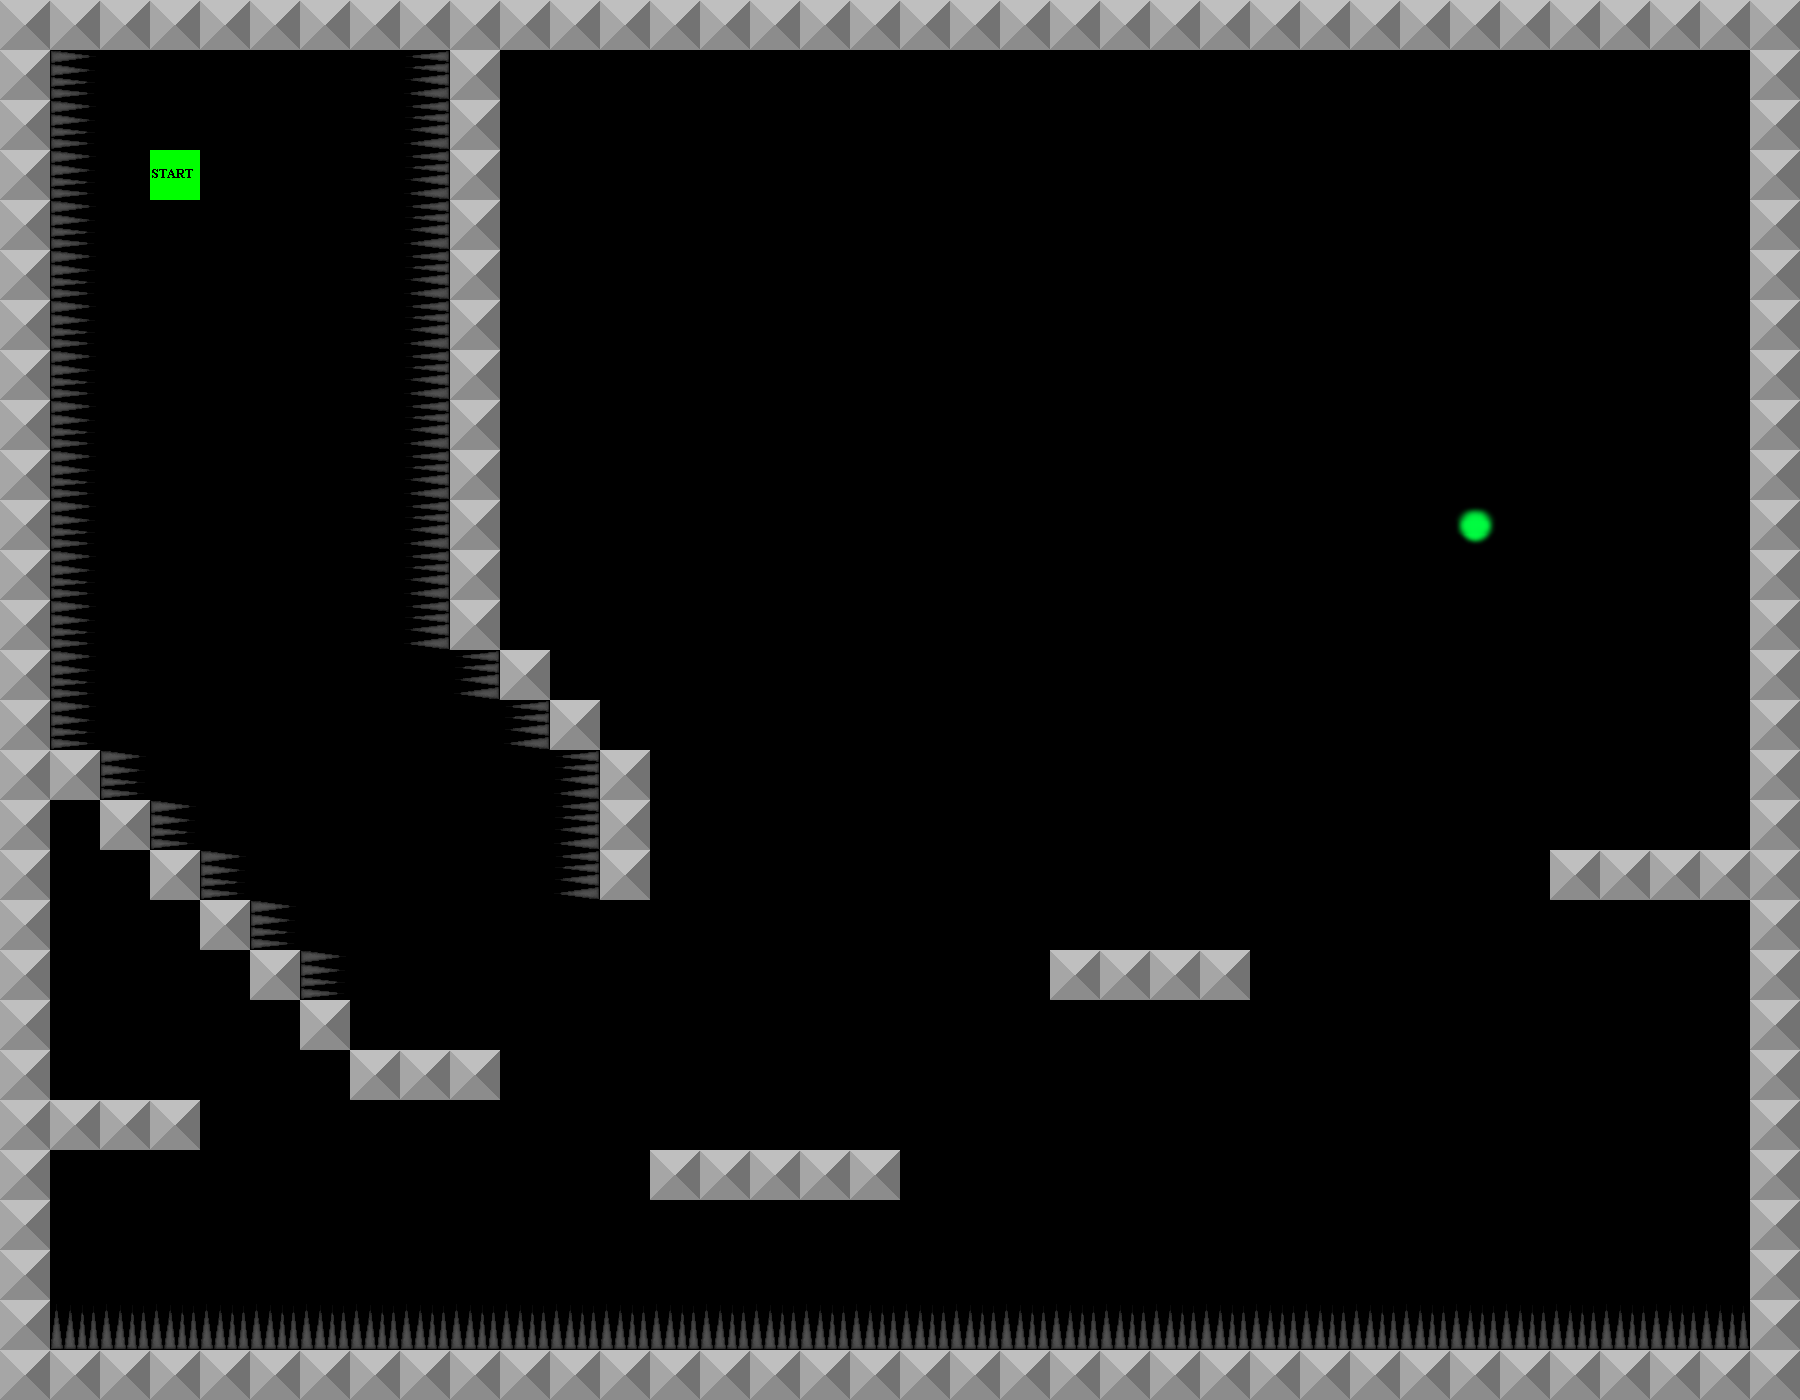

The image is a tile-based game level rendered from a .tmx file. Its description and complete source (layers, tilesets, objects, tile grids) follow:
An orthogonal 36x28 tile map with 50x50 px tiles, 3 tile layers (Collision, Border, Start), 4 tilesets.

<map version="1.0" orientation="orthogonal" renderorder="right-down" width="36" height="28" tilewidth="50" tileheight="50">
 <tileset firstgid="1" name="Metal" tilewidth="50" tileheight="50">
  <image source="metal.png" trans="ff0004" width="50" height="50" />
  <tile id="0">
   <properties>
    <property name="collide" value="" />
   </properties>
  </tile>
 </tileset>
 <tileset firstgid="2" name="spikes" tilewidth="50" tileheight="50">
  <image source="spikes_matrix.png" trans="ff0004" width="200" height="50" />
  <tile id="0">
   <properties>
    <property name="deadly" value="" />
   </properties>
  </tile>
  <tile id="1">
   <properties>
    <property name="deadly" value="" />
   </properties>
  </tile>
  <tile id="2">
   <properties>
    <property name="deadly" value="" />
   </properties>
  </tile>
  <tile id="3">
   <properties>
    <property name="deadly" value="" />
   </properties>
  </tile>
 </tileset>
 <tileset firstgid="6" name="end" tilewidth="50" tileheight="50">
  <image source="end.png" trans="ff0004" width="50" height="50" />
  <tile id="0">
   <properties>
    <property name="end" value="" />
   </properties>
  </tile>
 </tileset>
 <tileset firstgid="7" name="start" tilewidth="50" tileheight="50">
  <image source="start.png" trans="ff0004" width="50" height="50" />
  <tile id="0">
   <properties>
    <property name="start" value="" />
   </properties>
  </tile>
 </tileset>
 <layer name="Collision" width="36" height="28">
  <data encoding="csv">
0,0,0,0,0,0,0,0,0,0,0,0,0,0,0,0,0,0,0,0,0,0,0,0,0,0,0,0,0,0,0,0,0,0,0,0,
0,5,0,0,0,0,0,0,4,1,0,0,0,0,0,0,0,0,0,0,0,0,0,0,0,0,0,0,0,0,0,0,0,0,0,0,
0,5,0,0,0,0,0,0,4,1,0,0,0,0,0,0,0,0,0,0,0,0,0,0,0,0,0,0,0,0,0,0,0,0,0,0,
0,5,0,0,0,0,0,0,4,1,0,0,0,0,0,0,0,0,0,0,0,0,0,0,0,0,0,0,0,0,0,0,0,0,0,0,
0,5,0,0,0,0,0,0,4,1,0,0,0,0,0,0,0,0,0,0,0,0,0,0,0,0,0,0,0,0,0,0,0,0,0,0,
0,5,0,0,0,0,0,0,4,1,0,0,0,0,0,0,0,0,0,0,0,0,0,0,0,0,0,0,0,0,0,0,0,0,0,0,
0,5,0,0,0,0,0,0,4,1,0,0,0,0,0,0,0,0,0,0,0,0,0,0,0,0,0,0,0,0,0,0,0,0,0,0,
0,5,0,0,0,0,0,0,4,1,0,0,0,0,0,0,0,0,0,0,0,0,0,0,0,0,0,0,0,0,0,0,0,0,0,0,
0,5,0,0,0,0,0,0,4,1,0,0,0,0,0,0,0,0,0,0,0,0,0,0,0,0,0,0,0,0,0,0,0,0,0,0,
0,5,0,0,0,0,0,0,4,1,0,0,0,0,0,0,0,0,0,0,0,0,0,0,0,0,0,0,0,0,0,0,0,0,0,0,
0,5,0,0,0,0,0,0,4,1,0,0,0,0,0,0,0,0,0,0,0,0,0,0,0,0,0,0,0,6,0,0,0,0,0,0,
0,5,0,0,0,0,0,0,4,1,0,0,0,0,0,0,0,0,0,0,0,0,0,0,0,0,0,0,0,0,0,0,0,0,0,0,
0,5,0,0,0,0,0,0,4,1,0,0,0,0,0,0,0,0,0,0,0,0,0,0,0,0,0,0,0,0,0,0,0,0,0,0,
0,5,0,0,0,0,0,0,0,4,1,0,0,0,0,0,0,0,0,0,0,0,0,0,0,0,0,0,0,0,0,0,0,0,0,0,
0,5,0,0,0,0,0,0,0,0,4,1,0,0,0,0,0,0,0,0,0,0,0,0,0,0,0,0,0,0,0,0,0,0,0,0,
0,1,5,0,0,0,0,0,0,0,0,4,1,0,0,0,0,0,0,0,0,0,0,0,0,0,0,0,0,0,0,0,0,0,0,0,
0,0,1,5,0,0,0,0,0,0,0,4,1,0,0,0,0,0,0,0,0,0,0,0,0,0,0,0,0,0,0,0,0,0,0,0,
0,0,0,1,5,0,0,0,0,0,0,4,1,0,0,0,0,0,0,0,0,0,0,0,0,0,0,0,0,0,0,1,1,1,1,0,
0,0,0,0,1,5,0,0,0,0,0,0,0,0,0,0,0,0,0,0,0,0,0,0,0,0,0,0,0,0,0,0,0,0,0,0,
0,0,0,0,0,1,5,0,0,0,0,0,0,0,0,0,0,0,0,0,0,1,1,1,1,0,0,0,0,0,0,0,0,0,0,0,
0,0,0,0,0,0,1,0,0,0,0,0,0,0,0,0,0,0,0,0,0,0,0,0,0,0,0,0,0,0,0,0,0,0,0,0,
0,0,0,0,0,0,0,1,1,1,0,0,0,0,0,0,0,0,0,0,0,0,0,0,0,0,0,0,0,0,0,0,0,0,0,0,
0,1,1,1,0,0,0,0,0,0,0,0,0,0,0,0,0,0,0,0,0,0,0,0,0,0,0,0,0,0,0,0,0,0,0,0,
0,0,0,0,0,0,0,0,0,0,0,0,0,1,1,1,1,1,0,0,0,0,0,0,0,0,0,0,0,0,0,0,0,0,0,0,
0,0,0,0,0,0,0,0,0,0,0,0,0,0,0,0,0,0,0,0,0,0,0,0,0,0,0,0,0,0,0,0,0,0,0,0,
0,0,0,0,0,0,0,0,0,0,0,0,0,0,0,0,0,0,0,0,0,0,0,0,0,0,0,0,0,0,0,0,0,0,0,0,
0,2,2,2,2,2,2,2,2,2,2,2,2,2,2,2,2,2,2,2,2,2,2,2,2,2,2,2,2,2,2,2,2,2,2,0,
0,0,0,0,0,0,0,0,0,0,0,0,0,0,0,0,0,0,0,0,0,0,0,0,0,0,0,0,0,0,0,0,0,0,0,0
</data>
 </layer>
 <layer name="Border" width="36" height="28">
  <data encoding="csv">
1,1,1,1,1,1,1,1,1,1,1,1,1,1,1,1,1,1,1,1,1,1,1,1,1,1,1,1,1,1,1,1,1,1,1,1,
1,0,0,0,0,0,0,0,0,0,0,0,0,0,0,0,0,0,0,0,0,0,0,0,0,0,0,0,0,0,0,0,0,0,0,1,
1,0,0,0,0,0,0,0,0,0,0,0,0,0,0,0,0,0,0,0,0,0,0,0,0,0,0,0,0,0,0,0,0,0,0,1,
1,0,0,0,0,0,0,0,0,0,0,0,0,0,0,0,0,0,0,0,0,0,0,0,0,0,0,0,0,0,0,0,0,0,0,1,
1,0,0,0,0,0,0,0,0,0,0,0,0,0,0,0,0,0,0,0,0,0,0,0,0,0,0,0,0,0,0,0,0,0,0,1,
1,0,0,0,0,0,0,0,0,0,0,0,0,0,0,0,0,0,0,0,0,0,0,0,0,0,0,0,0,0,0,0,0,0,0,1,
1,0,0,0,0,0,0,0,0,0,0,0,0,0,0,0,0,0,0,0,0,0,0,0,0,0,0,0,0,0,0,0,0,0,0,1,
1,0,0,0,0,0,0,0,0,0,0,0,0,0,0,0,0,0,0,0,0,0,0,0,0,0,0,0,0,0,0,0,0,0,0,1,
1,0,0,0,0,0,0,0,0,0,0,0,0,0,0,0,0,0,0,0,0,0,0,0,0,0,0,0,0,0,0,0,0,0,0,1,
1,0,0,0,0,0,0,0,0,0,0,0,0,0,0,0,0,0,0,0,0,0,0,0,0,0,0,0,0,0,0,0,0,0,0,1,
1,0,0,0,0,0,0,0,0,0,0,0,0,0,0,0,0,0,0,0,0,0,0,0,0,0,0,0,0,0,0,0,0,0,0,1,
1,0,0,0,0,0,0,0,0,0,0,0,0,0,0,0,0,0,0,0,0,0,0,0,0,0,0,0,0,0,0,0,0,0,0,1,
1,0,0,0,0,0,0,0,0,0,0,0,0,0,0,0,0,0,0,0,0,0,0,0,0,0,0,0,0,0,0,0,0,0,0,1,
1,0,0,0,0,0,0,0,0,0,0,0,0,0,0,0,0,0,0,0,0,0,0,0,0,0,0,0,0,0,0,0,0,0,0,1,
1,0,0,0,0,0,0,0,0,0,0,0,0,0,0,0,0,0,0,0,0,0,0,0,0,0,0,0,0,0,0,0,0,0,0,1,
1,0,0,0,0,0,0,0,0,0,0,0,0,0,0,0,0,0,0,0,0,0,0,0,0,0,0,0,0,0,0,0,0,0,0,1,
1,0,0,0,0,0,0,0,0,0,0,0,0,0,0,0,0,0,0,0,0,0,0,0,0,0,0,0,0,0,0,0,0,0,0,1,
1,0,0,0,0,0,0,0,0,0,0,0,0,0,0,0,0,0,0,0,0,0,0,0,0,0,0,0,0,0,0,0,0,0,0,1,
1,0,0,0,0,0,0,0,0,0,0,0,0,0,0,0,0,0,0,0,0,0,0,0,0,0,0,0,0,0,0,0,0,0,0,1,
1,0,0,0,0,0,0,0,0,0,0,0,0,0,0,0,0,0,0,0,0,0,0,0,0,0,0,0,0,0,0,0,0,0,0,1,
1,0,0,0,0,0,0,0,0,0,0,0,0,0,0,0,0,0,0,0,0,0,0,0,0,0,0,0,0,0,0,0,0,0,0,1,
1,0,0,0,0,0,0,0,0,0,0,0,0,0,0,0,0,0,0,0,0,0,0,0,0,0,0,0,0,0,0,0,0,0,0,1,
1,0,0,0,0,0,0,0,0,0,0,0,0,0,0,0,0,0,0,0,0,0,0,0,0,0,0,0,0,0,0,0,0,0,0,1,
1,0,0,0,0,0,0,0,0,0,0,0,0,0,0,0,0,0,0,0,0,0,0,0,0,0,0,0,0,0,0,0,0,0,0,1,
1,0,0,0,0,0,0,0,0,0,0,0,0,0,0,0,0,0,0,0,0,0,0,0,0,0,0,0,0,0,0,0,0,0,0,1,
1,0,0,0,0,0,0,0,0,0,0,0,0,0,0,0,0,0,0,0,0,0,0,0,0,0,0,0,0,0,0,0,0,0,0,1,
1,0,0,0,0,0,0,0,0,0,0,0,0,0,0,0,0,0,0,0,0,0,0,0,0,0,0,0,0,0,0,0,0,0,0,1,
1,1,1,1,1,1,1,1,1,1,1,1,1,1,1,1,1,1,1,1,1,1,1,1,1,1,1,1,1,1,1,1,1,1,1,1
</data>
 </layer>
 <layer name="Start" width="36" height="28">
  <data encoding="csv">
0,0,0,0,0,0,0,0,0,0,0,0,0,0,0,0,0,0,0,0,0,0,0,0,0,0,0,0,0,0,0,0,0,0,0,0,
0,0,0,0,0,0,0,0,0,0,0,0,0,0,0,0,0,0,0,0,0,0,0,0,0,0,0,0,0,0,0,0,0,0,0,0,
0,0,0,0,0,0,0,0,0,0,0,0,0,0,0,0,0,0,0,0,0,0,0,0,0,0,0,0,0,0,0,0,0,0,0,0,
0,0,0,7,0,0,0,0,0,0,0,0,0,0,0,0,0,0,0,0,0,0,0,0,0,0,0,0,0,0,0,0,0,0,0,0,
0,0,0,0,0,0,0,0,0,0,0,0,0,0,0,0,0,0,0,0,0,0,0,0,0,0,0,0,0,0,0,0,0,0,0,0,
0,0,0,0,0,0,0,0,0,0,0,0,0,0,0,0,0,0,0,0,0,0,0,0,0,0,0,0,0,0,0,0,0,0,0,0,
0,0,0,0,0,0,0,0,0,0,0,0,0,0,0,0,0,0,0,0,0,0,0,0,0,0,0,0,0,0,0,0,0,0,0,0,
0,0,0,0,0,0,0,0,0,0,0,0,0,0,0,0,0,0,0,0,0,0,0,0,0,0,0,0,0,0,0,0,0,0,0,0,
0,0,0,0,0,0,0,0,0,0,0,0,0,0,0,0,0,0,0,0,0,0,0,0,0,0,0,0,0,0,0,0,0,0,0,0,
0,0,0,0,0,0,0,0,0,0,0,0,0,0,0,0,0,0,0,0,0,0,0,0,0,0,0,0,0,0,0,0,0,0,0,0,
0,0,0,0,0,0,0,0,0,0,0,0,0,0,0,0,0,0,0,0,0,0,0,0,0,0,0,0,0,0,0,0,0,0,0,0,
0,0,0,0,0,0,0,0,0,0,0,0,0,0,0,0,0,0,0,0,0,0,0,0,0,0,0,0,0,0,0,0,0,0,0,0,
0,0,0,0,0,0,0,0,0,0,0,0,0,0,0,0,0,0,0,0,0,0,0,0,0,0,0,0,0,0,0,0,0,0,0,0,
0,0,0,0,0,0,0,0,0,0,0,0,0,0,0,0,0,0,0,0,0,0,0,0,0,0,0,0,0,0,0,0,0,0,0,0,
0,0,0,0,0,0,0,0,0,0,0,0,0,0,0,0,0,0,0,0,0,0,0,0,0,0,0,0,0,0,0,0,0,0,0,0,
0,0,0,0,0,0,0,0,0,0,0,0,0,0,0,0,0,0,0,0,0,0,0,0,0,0,0,0,0,0,0,0,0,0,0,0,
0,0,0,0,0,0,0,0,0,0,0,0,0,0,0,0,0,0,0,0,0,0,0,0,0,0,0,0,0,0,0,0,0,0,0,0,
0,0,0,0,0,0,0,0,0,0,0,0,0,0,0,0,0,0,0,0,0,0,0,0,0,0,0,0,0,0,0,0,0,0,0,0,
0,0,0,0,0,0,0,0,0,0,0,0,0,0,0,0,0,0,0,0,0,0,0,0,0,0,0,0,0,0,0,0,0,0,0,0,
0,0,0,0,0,0,0,0,0,0,0,0,0,0,0,0,0,0,0,0,0,0,0,0,0,0,0,0,0,0,0,0,0,0,0,0,
0,0,0,0,0,0,0,0,0,0,0,0,0,0,0,0,0,0,0,0,0,0,0,0,0,0,0,0,0,0,0,0,0,0,0,0,
0,0,0,0,0,0,0,0,0,0,0,0,0,0,0,0,0,0,0,0,0,0,0,0,0,0,0,0,0,0,0,0,0,0,0,0,
0,0,0,0,0,0,0,0,0,0,0,0,0,0,0,0,0,0,0,0,0,0,0,0,0,0,0,0,0,0,0,0,0,0,0,0,
0,0,0,0,0,0,0,0,0,0,0,0,0,0,0,0,0,0,0,0,0,0,0,0,0,0,0,0,0,0,0,0,0,0,0,0,
0,0,0,0,0,0,0,0,0,0,0,0,0,0,0,0,0,0,0,0,0,0,0,0,0,0,0,0,0,0,0,0,0,0,0,0,
0,0,0,0,0,0,0,0,0,0,0,0,0,0,0,0,0,0,0,0,0,0,0,0,0,0,0,0,0,0,0,0,0,0,0,0,
0,0,0,0,0,0,0,0,0,0,0,0,0,0,0,0,0,0,0,0,0,0,0,0,0,0,0,0,0,0,0,0,0,0,0,0,
0,0,0,0,0,0,0,0,0,0,0,0,0,0,0,0,0,0,0,0,0,0,0,0,0,0,0,0,0,0,0,0,0,0,0,0
</data>
 </layer>
</map>
